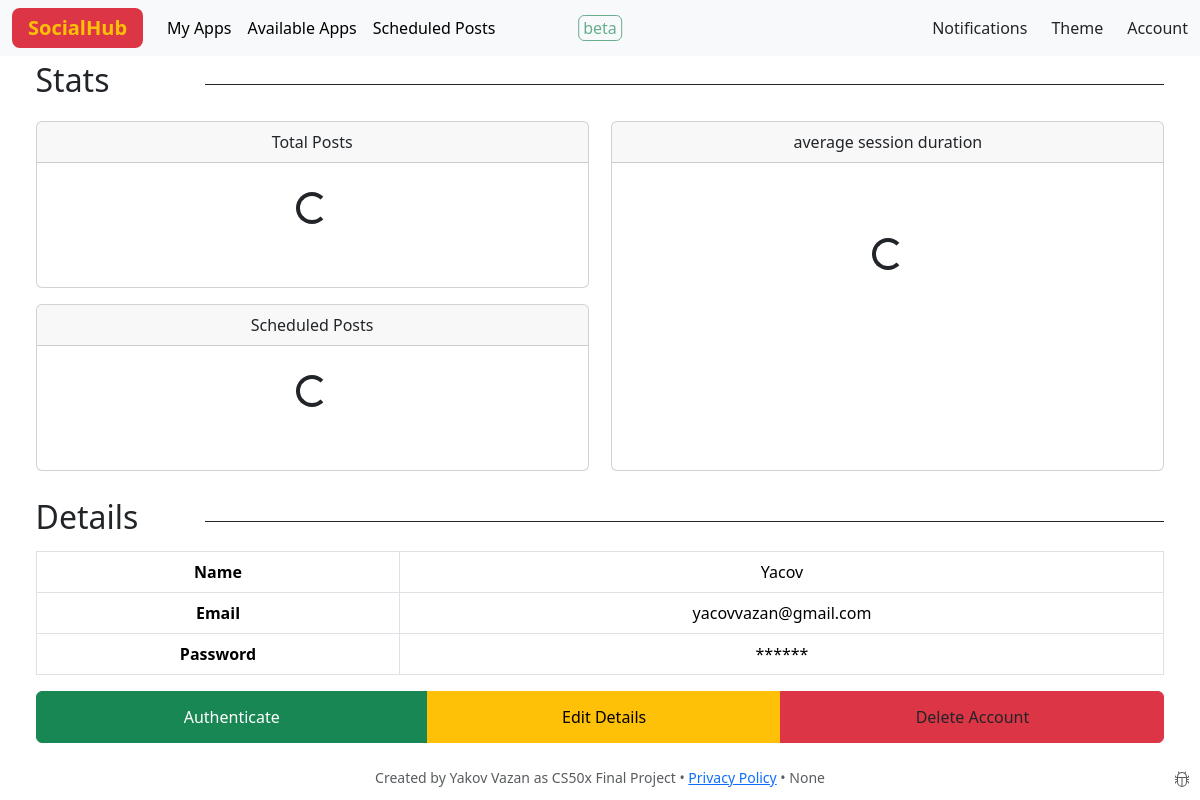
Before: /account_center (signed in) with the older database file.
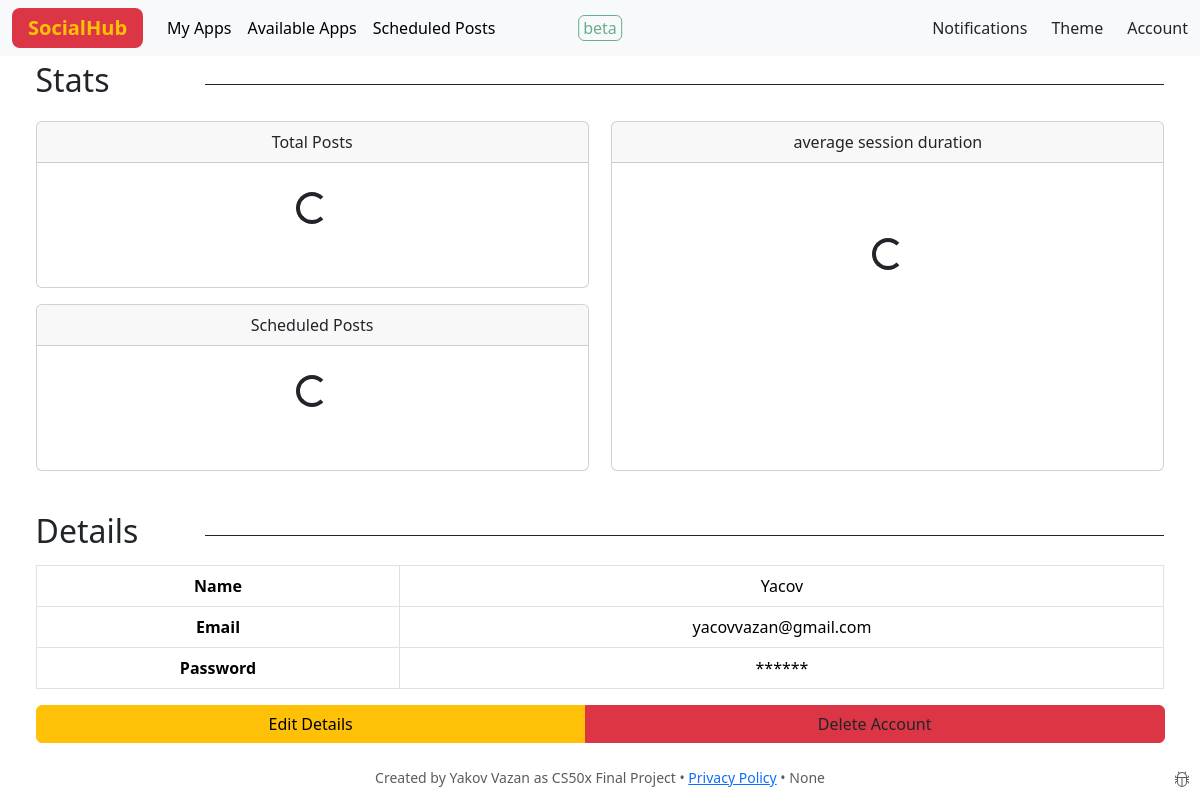
After: the same page with the newer database file.
### tables this page shows
CREATE TABLE users (
            id INTEGER PRIMARY KEY,
            username TEXT NOT NULL,
            email_address TEXT,
            authenticated NUMERIC NOT NULL,
            hash TEXT NOT NULL
        , time_zone_offset NUMERIC, premium BOOLEAN NOT NULL DEFAULT 0, average_session_duration NUMERIC);

### blueprints_and_modules/blueprints/auth_and_account/account.py (the view)
@account_bp.route('/account_center')
@login_required
def account_center():
    user_details = details_getter(session["user_id"])
    return render_template("account_center.html", details=user_details)

### app.py (called while the page is built)
@app.after_request
def after_request(response):
    response.headers["Cache-Control"] = "no-cache, no-store, must-revalidate"
    response.headers["Expires"] = 0
    response.headers["Pragma"] = "no-cache"
    return response

### blueprints_and_modules/blueprints/auth_and_account/account.py (called while the page is built)
def details_getter(id):
    conn = get_db_connection()
    conn.row_factory = sqlite3.Row
    cursor = conn.cursor()
    rows = cursor.execute(
        "SELECT * FROM users WHERE id = ?", (id, )).fetchall()
    user_dict = [dict(user) for user in rows]
    conn.commit()
    return user_dict and user_dict[0]

### blueprints_and_modules/blueprints/auth_and_account/login_required_decoration.py (called while the page is built)
def login_required(func):
    @wraps(func)
    def wrapper(*args, **kwargs):
        if session:
            return func(*args, **kwargs)
        else:
            return redirect("/")
    return wrapper

### blueprints_and_modules/blueprints/db/db.py (called while the page is built)
def get_db_connection():
    return sqlite3.connect(db_path)

### templates/account_center.html (shortened to what this page needs)
{% extends "main_layout.html" %}
{% block main %}
<div id="account-center-block">
    <div id="stats">
        <div id="stats-header">
            <span id="stats-header-left">
                <h2 class="account-center-sub-header">Stats</h2>
            </span>
            <span class="account-center-hr"></span>
        </div>
        <div id="stats-body">
            <div id="stats-posts">
                <div class="card">
                    <div class="card-header">Total Posts</div>
                    <div class="card-body">
                        <div class="stats-spinner spinner-border" role="status">
                        </div>
                    </div>
                </div>
                <div class="card">
                    <div class="card-header">Scheduled Posts</div>
                    <div class="card-body">
                        <div class="stats-spinner spinner-border" role="status">
                        </div>
                    </div>
                </div>
            </div>
            <div id="stats-session">
                <div class="card">
                    <div class="card-header">average session duration</div>
                    <div class="card-body">
                        <div class="stats-spinner spinner-border" role="status">
                        </div>
                    </div>
                </div>
            </div>
        </div>
    </div>
    <div id="details">
        <div id="details-header">
            <span id="stats-header-left">
                <h2 class="account-center-sub-header">Details</h2>
            </span>
            <span class="account-center-hr"></span>
        </div>
        <table class="table table-bordered rounded">
            <tbody>
                <tr>
                    <th>Name</th>
                    <td id="username">{{ details["username"] }}</td>
                </tr>
                <tr>
                    <th>Email</th>
                    <td id="user_email">{{ details["email_address"] }}</td>
                </tr>
                <tr>
                    <th>Password</th>
                    <td>******</td>
                </tr>
            </tbody>
        </table>
        <div class="btn-group" role="group">
            {% if details["authenticated"] == 0 %}
            <button class="btn btn-success">
                <form action="/email_authentication">
                    <input id="authenticate_button" class="btn btn-success" type="submit" value="Authenticate">
                </form>
            </button>
            {% endif %}
            <button class="btn btn-warning" data-bs-toggle="modal" data-bs-target="#updatesModal">Edit Details</button>
            <button class="btn btn-danger">
                <a href="/delete_account" class="undecorated-link">Delete Account</a>
            </button>
        </div>
    </div>
</div>
{% endblock %}

### templates/main_layout.html (shortened to what this page needs)
<!DOCTYPE html>
<html lang="en" data-bs-theme="">
<head>
  <link rel="stylesheet" href="../static/css/main.css">
  <link href="https://cdn.jsdelivr.net/npm/bootstrap@5.3.1/dist/css/bootstrap.min.css" rel="stylesheet"
 />
</head>
<body>
  <header>
    <nav class="navbar navbar-expand-lg">
      <div class="container-fluid d-flex justify-content-between">
        <div class="d-flex align-items-center">
          <a class="navbar-brand bg-danger rounded-3 px-3 fw-bolder text-warning d-none d-md-block"
            href="/">SocialHub</a>
          {% if session["user_id"] %}
          <div class="dropdown d-none d-lg-block">
            <ul class="navbar-nav me-auto mb-2 mb-lg-0">
              <li class="nav-item">
                <a class="nav-link active" href="/my_apps">My Apps</a>
              </li>
              <li class="nav-item">
                <a class="nav-link active" href="/available_apps">Available Apps</a>
              </li>
              <li class="nav-item schedule_area">
                <a class="nav-link active" href="/scheduled_posts">Scheduled Posts</a>
              </li>
            </ul>
          </div>
          {% endif %}
        </div>
        <span class="btn btn-outline-success disabled center-horizontally py-0 px-1"
          style="position: absolute; left: 50%; transform: translateX(-50%);">beta</span>
        <div class="d-flex align-items-center">
          {% if session["user_id"] %}
          <div style="position: relative;">
            <sapn data-bs-toggle="modal" role="button" data-bs-target="#notificationsModal"
              class="nav-link active d-none d-lg-block">
              Notifications
            </sapn>
          </div>
          {% endif %}
          <div id="set-drop-direction" class="ps-4 dropdown">
            <span class="d-none d-lg-block" role="button" data-bs-toggle="dropdown" aria-expanded="false">
              Theme
            </span>
          </div>
          <div id="set-drop-direction" class="ps-4 dropdown">
            <span class="d-none d-lg-block" role="button" data-bs-toggle="dropdown" aria-expanded="false">
              Account
            </span>
          </div>
        </div>
    </nav>
  </header>
  <main class="container-fluid text-center">
    {% block main %}{% endblock %}
  </main>
  <footer class="small text-center text-muted">
    Created by Yakov Vazan as CS50x Final Project
    <span>&#8226;</span>
    <a href="/privacy_policy">Privacy Policy</a>
    {% if session["user_id"] %}
    <span>&#8226;</span>
    {{session["version_numbering"]}}
    {% endif %}
    <span id="bug-icon" data-bs-target="#fbAndBugsModal" data-bs-toggle="modal" style="cursor: pointer;">
    </span>
  </footer>
</body>
</html>

### static/css/card.css (style rules this page uses)
.card-body { height: 50%; display: flex; flex-direction: column; align-items: center; justify-content: space-around; }

### static/css/account-center.css (style rules this page uses)
#account-center-block { width: 100vw; display: flex; flex-direction: column; justify-content: space-between; }
#stats { height: 60%; width: 100%; }
#details { width: 100%; height: 40%; display: flex; flex-direction: column; justify-content: end; }
#stats, #details { padding-left: 2%; padding-right: 2%; }
#stats-header, #details-header { display: flex; width: 100%; height: 10%; align-items: center; justify-content: space-between; margin-bottom: 1em; }
#stats-header-left { display: flex; align-items: center; width: 10%; }
.account-center-hr { height: 1px; width: 85%; background-color: var(--bs-body-color); }
#stats-body { display: flex; height: 90%; }
#stats-posts { align-items: start; }
#stats-session { align-items: end; }
#stats-posts, #stats-session { display: flex; flex-direction: column; height: 100%; width: 50%; justify-content: space-between; }
#stats-posts>*, #stats-session>* { width: 98%; height: 100%; margin-bottom: 1em; }

### static/css/general.css (style rules this page uses)
body { display: flex; flex-direction: column; height: 100vh; min-height: fit-content; }
nav { position: fixed !important; top: 0; left: 0; width: 100%; z-index: 1030; --bs-bg-opacity: 1; background-color: rgba(var(--bs-tertiary-bg-rgb), var(--bs-bg-opacity)) !important; }
main { margin-top: 4rem; display: flex; justify-content: center; flex: 1; }
th, td { vertical-align: middle; }
.undecorated-link { text-decoration: none; color: var(--bs-body-color); }
#bug-icon { cursor: pointer; position: absolute; right: 10px; }
footer { margin-top: 1%; padding: 1%; }

### static/css/responsiveness.css (style rules this page uses)
@media screen and (min-width: 1024px) { .account-center-sub-header { display: ""; } }

Changed rows visible on the page:
changed users "Yacov": authenticated 0 → 1 (drawn)
Other visible differences:
form field value: "Authenticate" → (not shown)
